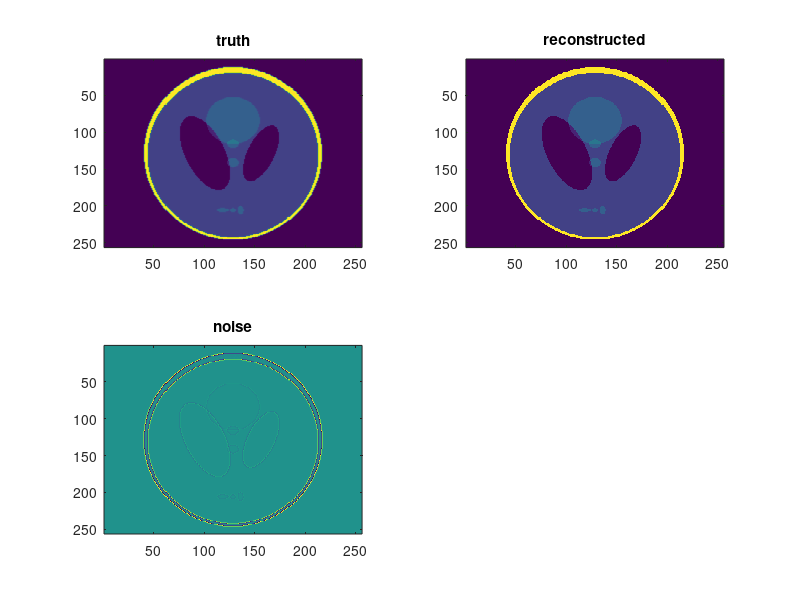

The MATLAB script that drew this image: (Note: this script raises an error after producing the figure.)
clear

SNR = @(image,truth) 10^(snr(abs(image),abs(image)-abs(truth))/20);
res = 256;

% Take fft(phantoms)
X1 = imgaussfilt(phantom); K1 = fftshift(fft2(phantom));
A1 = ifft2(K1);
figure;subplot(2,2,1);imagesc(abs(X1));title('truth');
subplot(2,2,2);imagesc(abs(A1));title('reconstructed');
subplot(2,2,3);imagesc(abs(X1)-abs(A1));title('noise');

SNR(A1,X1) %10 empirically

sigma = 1; %Experimentally, this gives a SNR of ~60
noise = normrnd(0,sigma,size(K1)) + 1i * normrnd(0,sigma,size(K1));

K2 = K1+noise;
A2 = ifft2(K2);
figure;subplot(2,2,1);imagesc(abs(X1));title('truth');
subplot(2,2,2);imagesc(abs(A1));title('reconstructed');
subplot(2,2,3);imagesc(abs(X1)-abs(A1));title('noise');

SNR(A2,A1) %10 empirically

%Create correlated noise
[xsp,ysp] = meshgrid(-128:127,-128:127);
quadrance = xsp.^2 + ysp.^2;
index = union(find(quadrance < 15^2),find(quadrance > 64^2));

N1 = unifrnd(-1,1,256,256);
N1(index) = 0;

N2real = imgaussfilt(real(ifft2(N1)),5);
N2imag = imgaussfilt(imag(ifft2(N1)),5);
N2 = N2real + 1i* N2imag;
%figure;imagesc(abs(IMAGE));


K3 = K1+1000000*N2;
A3 = ifft2(K3);
figure;subplot(2,2,1);imagesc(abs(X1));title('truth');colorbar;
subplot(2,2,2);imagesc(abs(A3));title('reconstructed');colorbar;
subplot(2,2,3);imagesc(abs(X1)-abs(A3));title('noise');

SNR(A3,A1) %10 empirically


% Apply Hermitian symmetry
K4 = zeros(size(K3));
K4(:,129:256) = K3(:,129:256);
K4(:,128:-1:1) = conj(K3(256:-1:1,129:256));
A4 = ifft2(K4);
figure;subplot(2,2,1);imagesc(abs(X1));title('truth');colorbar;
subplot(2,2,2);imagesc(abs(A4));title('reconstructed');colorbar;
subplot(2,2,3);imagesc(abs(X1)-abs(A4));title('noise');

SNR(A4,A1) %10 empirically


% Apply Hermitian symmetry
K5 = zeros(size(K2));
K5(:,129:256) = K2(:,129:256);
K5(:,128:-1:1) = conj(K2(256:-1:1,129:256));
A5 = ifft2(K5);
figure;subplot(2,2,1);imagesc(abs(X1));title('truth');colorbar;
subplot(2,2,2);imagesc(abs(A5));title('reconstructed');colorbar;
subplot(2,2,3);imagesc(abs(X1)-abs(A5));title('noise');

SNR(A5,A1) %10 empirically


kspace = fftshift(fft2(imgaussfilt(phantom)));

A6 = homodyneX(kspace,20,'step');
figure;subplot(2,2,1);imagesc(abs(X1));title('truth');colorbar;
subplot(2,2,2);imagesc(abs(A6));title('reconstructed - step');colorbar;
subplot(2,2,3);imagesc(abs(X1)-abs(A6));title('noise');


A7 = homodyneX(kspace,20,'ramp');
figure;subplot(2,2,1);imagesc(abs(X1));title('truth');colorbar;
subplot(2,2,2);imagesc(abs(A7));title('reconstructed - ramp');colorbar;
subplot(2,2,3);imagesc(abs(X1)-abs(A7));title('noise');


%Not undersampled
A8 = filteredBackProjection(X1,kspace,1.0,402);
A9 = filteredBackProjection(X1,kspace,0.5,402);

% -------- GRIDDING ---------
FOV = 1; %.28 in the code, but let's normalize.
kReach = res/2;

% Some preprocessing
bottom = -res/2; top = (res/2)-1;
[kXgrid,kYgrid] = meshgrid((bottom:top)/FOV,(bottom:top)/FOV);
tau = .15;
nearest = 8;


fsamp = .25; R = .25;
[T1, kres] = cartesianTraj(kReach,fsamp,R,FOV);
A10 = griddingTriangular(K1,T1,res,kres,nearest,FOV);
A11 = griddingGaussian(K1,T1,res,kres,kXgrid,kYgrid,tau,nearest,FOV);

disp('completed cartesian\n');

rSteps = 1.3*res;thSteps = 400;
[T2, kres] = polarTraj(kReach,rSteps,thSteps,FOV);
A12 = griddingTriangular(K1,T2,res,kres,nearest,FOV);
A13 = griddingGaussian(K1,T2,res,kres,kXgrid,kYgrid,tau,nearest,FOV);

disp('completed polar\n');

numSteps = 800;numLoops = 100;numLeaves = 100;
[T3, kres] = spiralTraj(kReach,numSteps,numLoops,numLeaves,FOV);
A14 = griddingTriangular(K1,T3,res,kres,nearest,FOV);
A15 = griddingGaussian(K1,T3,res,kres,kXgrid,kYgrid,tau,nearest,FOV);

figure;
subplot(3,3,1);imagesc(abs(A8));
subplot(3,3,2);imagesc(abs(A9));
subplot(3,3,3);imagesc(abs(A10));
subplot(3,3,4);imagesc(abs(A11));
subplot(3,3,5);imagesc(abs(A12));
subplot(3,3,6);imagesc(abs(A13));
subplot(3,3,7);imagesc(abs(A14));
subplot(3,3,8);imagesc(abs(A15));

% Apply noise to k-space.

% ifft to a baseline SNR of 60.

% exploit conjugate symmetry (??).
% Undersample (in one or both directions)
% Homodyne (take various strips in the middle, with and without noise)
% Filtered backprojection
% Gridding (polar/spiral)


% Do a wrapper for normal, homodyne, FBP, and gridding
% Do other phantoms
% Add noise in k-space. Calibrate it by putting an SNR of 50 on the
% "normal" one



% Look at scanned data
% IFFT(cartesian)
% HOMODYNE
% FBP